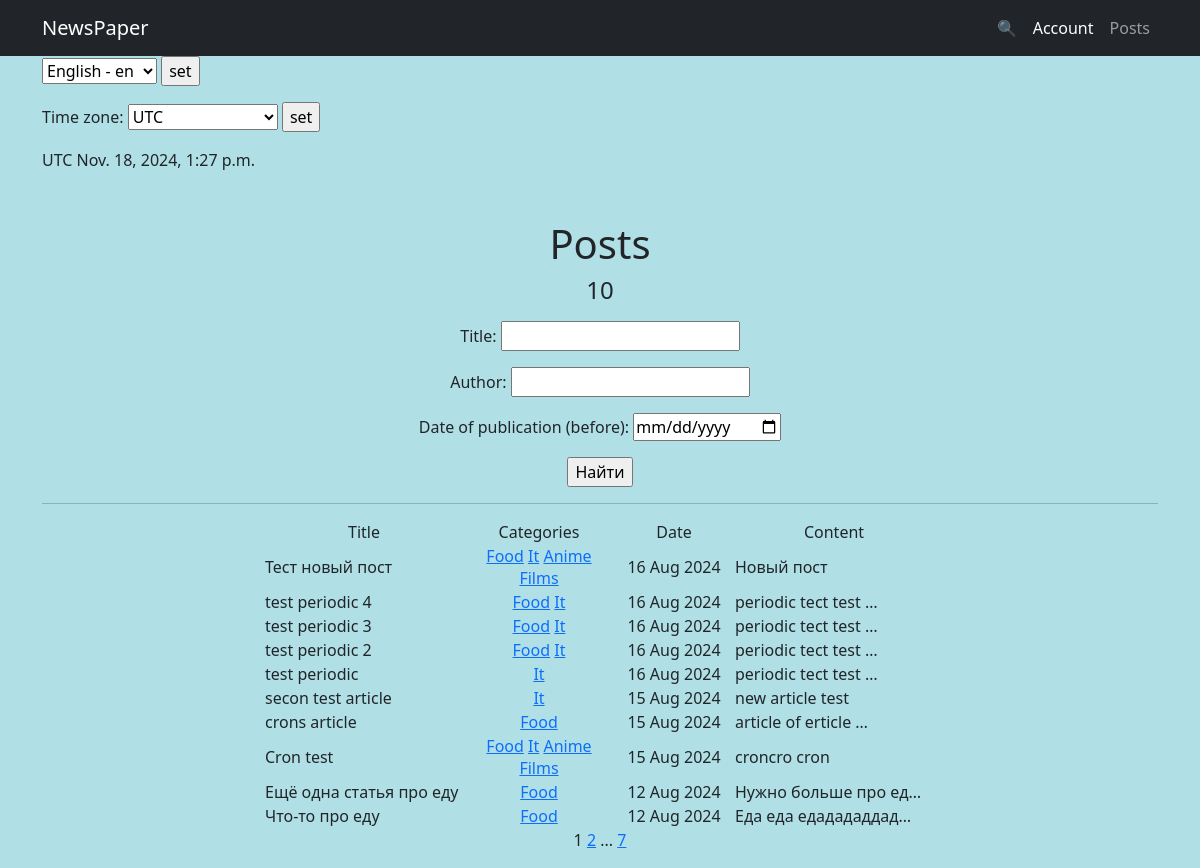
Page /posts/search/ on the earlier database version.
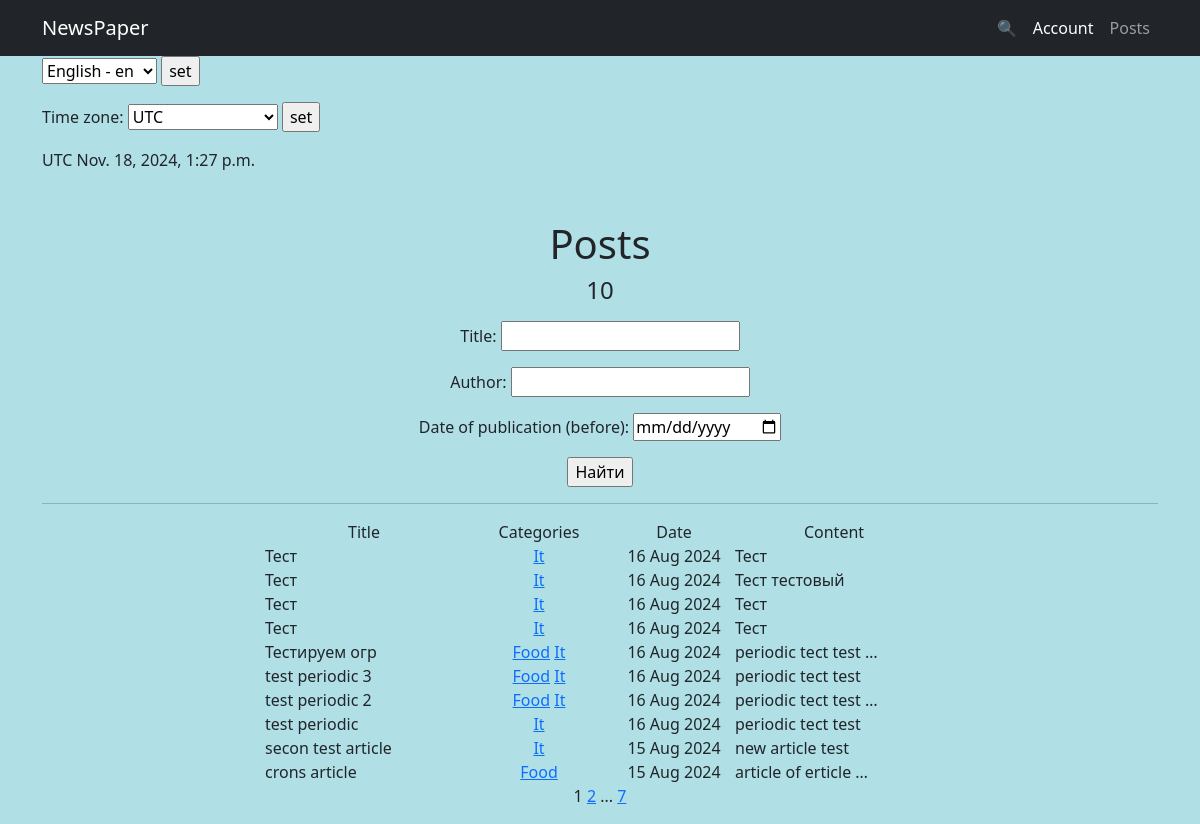
Same page on the later database version.
### news/models.py (models this page shows, shortened)
class Post(models.Model):
    article = 'A'
    news = 'N'
    POSITIONS = [
        (article, 'статья'),
        (news, 'новость')
    ]
    author = models.ForeignKey(Author, on_delete=models.CASCADE)
    type = models.CharField(max_length=1, choices=POSITIONS, default=news)
    date = models.DateTimeField(auto_now_add=True)
    category = models.ManyToManyField(
        Category,
        through='PostCategory',
        related_name='posts',)
    title = models.CharField(max_length=225)
    text = models.TextField()
    rating = models.IntegerField(default=0)

class Category(models.Model):
    name = models.CharField(max_length=255, unique=True)
    subscribers = models.ManyToManyField(User, through='UserCategory', related_name='categories', blank=True)
    def __str__(self):
        return self.name.title()

### news/views.py (the view)
# urls.py: path('', PostsList.as_view(), name='post_list'),
class PostsList(ListView):
    model = Post
    ordering = '-date'
    context_object_name = 'posts'
    paginate_by = 10
    def get_queryset(self):
        queryset = super().get_queryset()
        self.filterset = PostFilter(self.request.GET, queryset)
        return self.filterset.qs
    def get_context_data(self, **kwargs):
        context = super().get_context_data(**kwargs)
        context['filterset'] = self.filterset
        context['time_now'] = datetime.utcnow()
        return context
    def get_template_names(self):
        if self.request.path == '/posts/search/':
            return 'search.html'
        return 'posts.html'

### news/templatetags/my_filters.py (called while the page is built)
@register.filter()
def censor(value):
    for word in censor_words:
        if word in value:
            value = value.replace(word[1:], '*' * len(word[1:]))
    return value

### news/templatetags/my_tags.py (called while the page is built)
@register.simple_tag(takes_context=True)
def url_replace(context, **kwargs):
    d = context['request'].GET.copy()
    for k, v in kwargs.items():
        d[k] = v
    return d.urlencode()

### news/timezone_context.py (called while the page is built)
def get_timezone(request):
    return {
        'current_time': timezone.localtime(timezone.now()),
        'timezones': pytz.common_timezones,
    }

### templates/search.html (shortened to what this page needs)
{% extends 'flatpages/default.html' %}
{% load my_filters %}
{% load my_tags %}
{% load i18n %}
{% load tz %}
{% block title %}
<h1>{% trans 'Posts' %}</h1>
<h4>{{ posts|length }}</h4>
{% endblock title %}
{% block content %}
    <form action="" method="get">
        {{ filterset.form.as_p }}
        <input type="submit" value="Найти" />
    </form>
   <hr>
{% if posts %}
       <table style="margin: 0 auto">
           <tr>
               <td width="200" align="center">{% trans 'Title' %}</td>
               <td width="150" align="center">{% trans 'Categories' %}</td>
               <td align="center">{% trans 'Date' %}</td>
               <td width="200" align="center">{% trans 'Content' %}</td>
           </tr>
           {% for post in posts %}
           <tr>
               <td>{{ post.title|censor }}</td>
               <td width="150" align="center">
                   {% for category in post.category.all %}
                   <a href="{% url 'category_list' category.id %}">{{ category }}</a>
                   {% endfor %}
               </td>
               <td width="120" align="center">{{ post.date|date:'d M Y' }}</td>
               <td>{{ post.text|truncatechars:20|censor }}</td>
               <td></td>
           </tr>
           {% endfor %}
       </table>
   {% else %}
       <h2>{% trans 'No news yet!' %}</h2>
   {% endif %}
   {{ page_obj.number }}
   {% if page_obj.has_next %}
       <a href="?{% url_replace page=page_obj.next_page_number %}">{{ page_obj.next_page_number }}</a>
       {% if paginator.num_pages != page_obj.next_page_number %}
           ...
           <a href="?{% url_replace page=page_obj.paginator.num_pages %}">{{ page_obj.paginator.num_pages }}</a>
       {% endif %}
   {% endif %}
{% endblock content %}

Differences in the rows shown:
removed Post: title|censor "Тест новый пост", date "16 Aug 2024", text|censor "Новый пост", Category (name "Food"), Category (name "It")
no longer on this page (row unchanged): Category: name "Anime"
no longer on this page (row unchanged): Category: name "Films"
no longer on this page (row unchanged): Post: title|censor "Cron test", date "15 Aug 2024", text|censor "croncro cron", Category (name "Food"), Category (name "It")
no longer on this page (row unchanged): Post: title|censor "Ещё одна статья про еду", date "12 Aug 2024", text|censor "Нужно больше про ед…", Category (name "Food")
no longer on this page (row unchanged): Post: title|censor "Что-то про еду", date "12 Aug 2024", text|censor "Еда еда едадададдад…", Category (name "Food")
added Post: title|censor "Тест", date "16 Aug 2024", text|censor "Тест", Category (name "It")
added Post: title|censor "Тест", date "16 Aug 2024", text|censor "Тест тестовый", Category (name "It")
added Post: title|censor "Тест", date "16 Aug 2024", text|censor "Тест", Category (name "It")
added Post: title|censor "Тест", date "16 Aug 2024", text|censor "Тест", Category (name "It")
changed Post: title|censor "test periodic 4" → "Тестируем огр"
changed Post "test periodic 3": text|censor "periodic tect test …" → "periodic tect test"
changed Post "test periodic": text|censor "periodic tect test …" → "periodic tect test"
